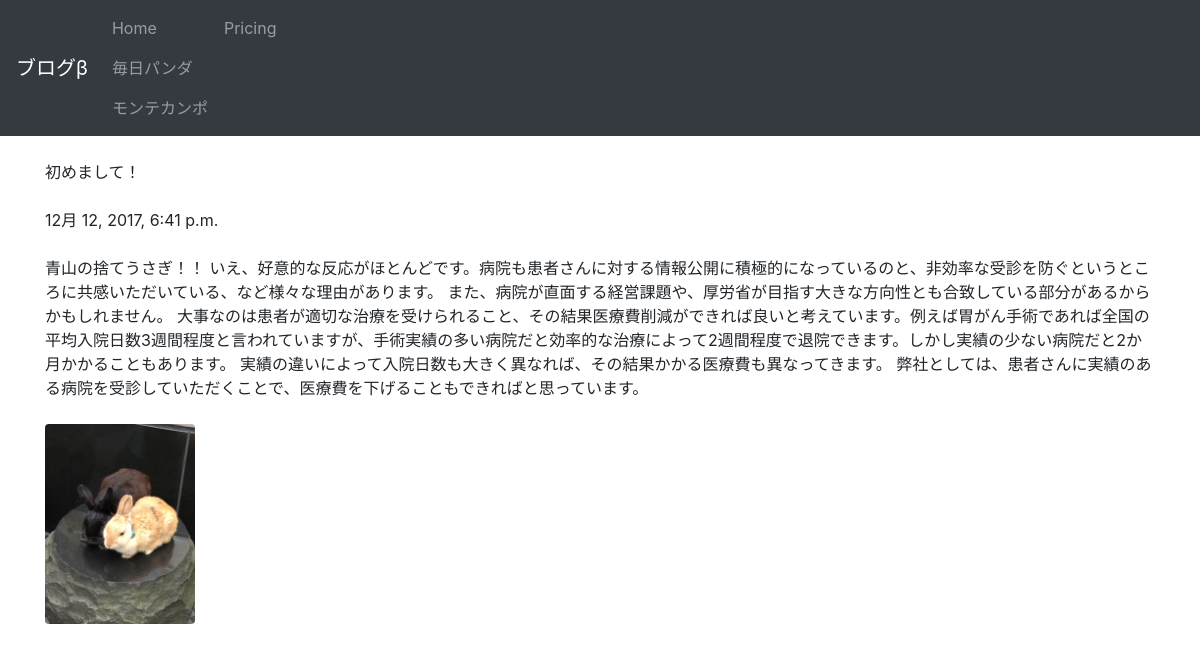
The app's page /posts/1/ with its own data.
### posts/models.py (models this page shows, shortened)
class Post(models.Model):
    title = models.CharField(max_length=100)
    published = models.DateTimeField()
    image = models.ImageField(upload_to='media/')
    body = models.TextField()

### posts/views.py (the view)
# urls.py: re_path(r'^posts/(?P<post_id>[0-9]+)/$', views.post_detail, name="post_detail")
def post_detail(request,post_id):
    post = get_object_or_404(Post, pk=post_id)
    return render(request, 'posts/post_detail.html',{'post':post})

### posts/templates/posts/post_detail.html (shortened to what this page needs)
<!DOCTYPE html>
<html lang="en">
<head>
    <link rel="stylesheet" href="https://maxcdn.bootstrapcdn.com/bootstrap/4.0.0-beta.2/css/bootstrap.min.css">
</head>
<body>
    <nav class="navbar navbar-expand-lg navbar-dark bg-dark">
      <a class="navbar-brand" href="#">ブログβ</a>
      <div class="collapse navbar-collapse" id="navbarNavDropdown">
        <ul class="navbar-nav">
          <li class="nav-item">
            <a class="nav-link" href="https://127.0.0.1:8000/posts/">Home</a>
            <a class="nav-link" href="https://mainichi-panda.jp">毎日パンダ</a>
            <a class="nav-link" href="https://www.montecampo.co.jp/">モンテカンポ</a>
          </li>
          <li class="nav-item">
            <a class="nav-link" href="#">Pricing</a>
          </li>
        </ul>
      </div>
    </nav>
   <div class="container">
    <br />
    {{ post.title }}
    <br /><br />
    {{ post.published }}
    <br /><br />
    {{ post.body }}
    <br /><br />
    <img src="{{ post.image.url }}" class="img-fluid rounded" style="max-height: 200px;">
</body>
</html>

### records on screen
Post: title "初めまして！", published "12月 12, 2017, 6:41 p.m.", body "青山の捨てうさぎ！！ いえ、好意的な反応がほとんどです。病院も患者さんに対する情報公開に積極的になっているのと、非効率な受診を防ぐというところに共感いただいている、など様々な理由があります。 また、病院が直面する経営課題や、厚労省が目指す大きな方向性とも合致している部分があるからかもしれません。 大事なのは患者が適切な治療を受けられること、その結果医療費削減ができれば良いと考えています。例えば胃がん手術であれば全国の平均入院日数3週間程度と言われていますが、手術実績の多い病院だと効率的な治療によって2週間程度で退院できます。しかし実績の少ない病院だと2か月かかることもあります。 実績の違いによって入院日数も大きく異なれば、その結果かかる医療費も異なってきます。 弊社としては、患者さんに実績のある病院を受診していただくことで、医療費を下げることもできればと思っています。", image (picture)
